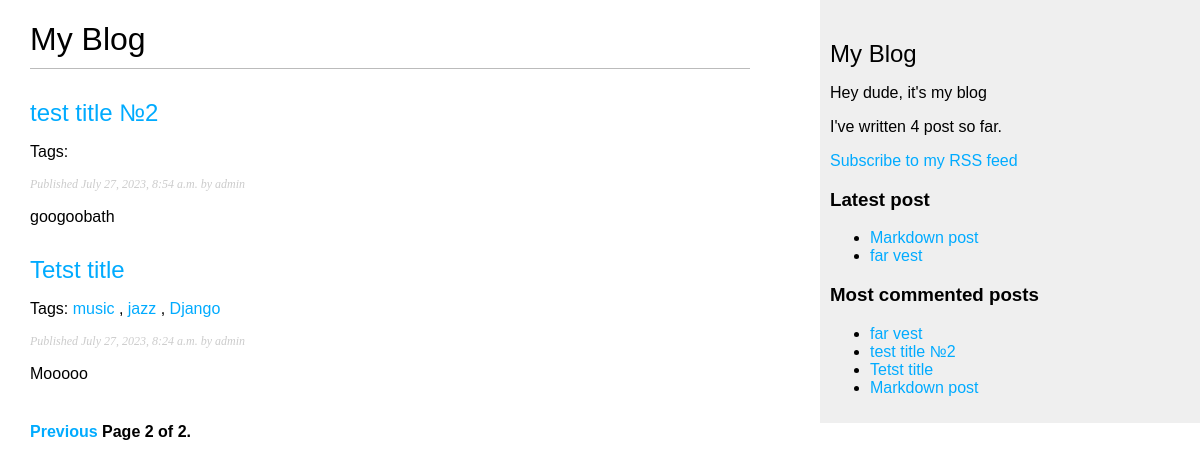
Screenshot of /blog/?page=2 with the database file from the repository.
### blog/models.py (models this page shows, shortened)
class Post(models.Model):
    class Status(models.TextChoices):
        DRAFT = 'DF', 'Draft'
        PUBLISHED = 'PB', 'Published'
    tags = TaggableManager()
    title = models.CharField(max_length=250)
    slug = models.SlugField(max_length=250, unique_for_date='publish')
    body = models.TextField()
    publish = models.DateTimeField(default=timezone.now)
    created = models.DateTimeField(auto_now_add=True)
    updated = models.DateTimeField(auto_now=True)
    status = models.CharField(max_length=2, choices=Status.choices, default=Status.DRAFT)
    author = models.ForeignKey(User, on_delete=models.CASCADE, related_name='blog_posts')
    objects = models.Manager()  # Менеджер, предоставляемый по умолчанию
    published = PublishedManager()  # Конкретно-прикладной менеджер
    class Meta:
        ordering = ['-publish']
        indexes = [
            models.Index(fields=['-publish'])
        ]
    def get_absolute_url(self):
        return reverse('blog:post_detail', args=[self.publish.year, self.publish.month, self.publish.day, self.slug])

### blog/views.py (the view)
# urls.py: path('', views.post_list, name='post_list'),
def post_list(request, tag_slug=None):
    post_lists = models.Post.published.all()
    tag = None
    if tag_slug:
        tag = get_object_or_404(Tag, slug=tag_slug)
        post_lists = post_lists.filter(tags__in=[tag])
    paginator = Paginator(post_lists, 2)
    page_number = request.GET.get('page', 1)
    try:
        posts = paginator.page(page_number)
    except EmptyPage:
        posts = paginator.page(paginator.num_pages)
    except PageNotAnInteger:
        posts = paginator.page(1)
    context = {
            'posts': posts,
            'tag': tag,
        }
    return render(request, 'blog/post/list.html', context)

### blog/models.py (called while the page is built)
    def get_queryset(self):
        return super().get_queryset().filter(status=Post.Status.PUBLISHED)

### blog/templatetags/blog_tags.py (called while the page is built)
@register.simple_tag
def total_posts():
    return models.Post.published.count()

@register.inclusion_tag('blog/post/includes/show_latest_post.html')
def show_latest_post(count=5):
    latest_posts = models.Post.published.order_by('-publish')[:count]
    return {'latest_posts': latest_posts}

@register.simple_tag
def get_most_commented_posts(count=5):
    max_comment = models.Post.published.annotate(total_comments=Count('comments')).order_by('-total_comments')[:count]
    return max_comment

### blog/templates/blog/post/list.html (shortened to what this page needs)
{% extends 'blog/base.html' %}
{% block content %}
    <h1>My Blog</h1>
    {% for post in posts %}
        <h2><a href="{{ post.get_absolute_url }}">{{post.title}}</a></h2>
        <p class="tags">Tags:
            {% for tag in post.tags.all %}
                <a href="{% url 'blog:post_list_by_tag' tag.slug %}"> {{tag.name}} </a>
                {% if not forloop.last %}, {%endif%}
            {%endfor%}
        </p>
        <p class="date"> Published {{post.publish}} by {{post.author}}</p>
        {{post.body|truncatewords:30|linebreaks}}
    {%endfor%}
    {% include "blog/post/includes/pagination.html" with page=posts %}
{%endblock%}

### blog/templates/blog/base.html (shortened to what this page needs)
{% load static %}
{% load blog_tags %}
<!DOCTYPE html>
<html lang="en">
<head>
    <link href="{% static 'css/blog.css' %}" rel="stylesheet">
</head>
<body>
  <div id="content">
    {% block content %}
    {%endblock%}
  </div>
  <div id="sidebar">
      <h2>My Blog</h2>
      <p>Hey dude, it's my blog</p>
      <p>I've written {% total_posts %} post so far.</p>
      <p><a href="{% url 'blog:post_feed' %}">Subscribe to my RSS feed</a></p>
      <h3>Latest post</h3>
      {% show_latest_post 2 %}
      <h3>Most commented posts</h3>
      {% get_most_commented_posts as most_commented_posts %}
      <ul>
          {% for most_commented_post in most_commented_posts %}
          <li><a href="{{most_commented_post.get_absolute_url}}">{{most_commented_post.title}}</a></li>
          {% endfor %}
      </ul>
  </div>
</body>
</html>

### blog/templates/blog/post/includes/show_latest_post.html
<ul>
  {% for latest_post in latest_posts %}
  <li><a href="{{latest_post.get_absolute_url}}">{{latest_post.title}}</a></li>
  {% endfor %}
</ul>

### blog/static/css/blog.css (style rules this page uses)
body { margin:0; padding:0; font-family:helvetica, sans-serif; }
a { color:#00abff; text-decoration:none; }
h1 { font-weight:normal; border-bottom:1px solid #bbb; padding:0 0 10px 0; }
h2 { font-weight:normal; margin:30px 0 0; }
#content { float:left; width:60%; padding:0 0 0 30px; }
#sidebar { float:right; width:30%; padding:10px; background:#efefef; height:100%; }
p.date { color:#ccc; font-family: georgia, serif; font-size: 12px; font-style: italic; }

### rows the page displays
Post: title "test title №2", publish "July 27, 2023, 8:54 a.m.", author "admin", body "googoobath"
Post: title "Tetst title", publish "July 27, 2023, 8:24 a.m.", author "admin", body "Mooooo"
Tag: name "music"
Tag: name "jazz"
Tag: name "Django"
Post: title "Markdown post"
Post: title "far vest"

### other values shown
{{ page.number }} "2"
{{ page.paginator.num_pages }} "2"
